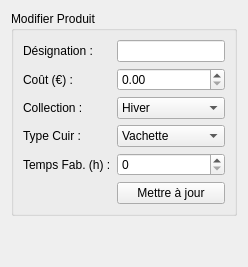
          <widget class="QWidget" name="tab_prod_edit">
           <attribute name="title">
            <string>✏️ Modifier Produit</string>
           </attribute>
           <layout class="QVBoxLayout" name="vl_tab_prod_edit">
            <item>
             <widget class="QGroupBox" name="gb_prod_edit">
              <property name="title">
               <string>Modifier Produit</string>
              </property>
              <layout class="QFormLayout" name="fl_prod_edit">
               <item row="0" column="0">
                <widget class="QLabel" name="label">
                 <property name="text">
                  <string>Désignation :</string>
                 </property>
                </widget>
               </item>
               <item row="0" column="1">
                <widget class="QLineEdit" name="le_prod_nom_modif"/>
               </item>
               <item row="1" column="0">
                <widget class="QLabel" name="label">
                 <property name="text">
                  <string>Coût (€) :</string>
                 </property>
                </widget>
               </item>
               <item row="1" column="1">
                <widget class="QDoubleSpinBox" name="sb_prod_cout_modif">
                 <property name="maximum">
                  <double>10000.000000000000000</double>
                 </property>
                </widget>
               </item>
               <item row="2" column="0">
                <widget class="QLabel" name="label">
                 <property name="text">
                  <string>Collection :</string>
                 </property>
                </widget>
               </item>
               <item row="2" column="1">
                <widget class="QComboBox" name="cb_prod_coll_modif">
                 <item>
                  <property name="text">
                   <string>Hiver</string>
                  </property>
                 </item>
                 <item>
                  <property name="text">
                   <string>Été</string>
                  </property>
                 </item>
                 <item>
                  <property name="text">
                   <string>Intemporel</string>
                  </property>
                 </item>
                </widget>
               </item>
               <item row="3" column="0">
                <widget class="QLabel" name="label">
                 <property name="text">
                  <string>Type Cuir :</string>
                 </property>
                </widget>
               </item>
               <item row="3" column="1">
                <widget class="QComboBox" name="cb_prod_cuir_modif">
                 <item>
                  <property name="text">
                   <string>Vachette</string>
                  </property>
                 </item>
                 <item>
                  <property name="text">
                   <string>Agneau</string>
                  </property>
                 </item>
                 <item>
                  <property name="text">
                   <string>Croco</string>
                  </property>
                 </item>
                </widget>
               </item>
               <item row="4" column="0">
                <widget class="QLabel" name="label">
                 <property name="text">
                  <string>Temps Fab. (h) :</string>
                 </property>
                </widget>
               </item>
               <item row="4" column="1">
                <widget class="QSpinBox" name="sb_prod_temps_modif"/>
               </item>
               <item row="5" column="1">
                <widget class="QPushButton" name="btn_valider_modif_produit">
                 <property name="text">
                  <string>Mettre à jour</string>
                 </property>
                </widget>
               </item>
              </layout>
             </widget>
            </item>
            <item>
             <spacer name="verticalSpacer_3">
              <property name="orientation">
               <enum>Qt::Orientation::Vertical</enum>
              </property>
              <property name="sizeHint" stdset="0">
               <size>
                <width>20</width>
                <height>40</height>
               </size>
              </property>
             </spacer>
            </item>
           </layout>
          </widget>
